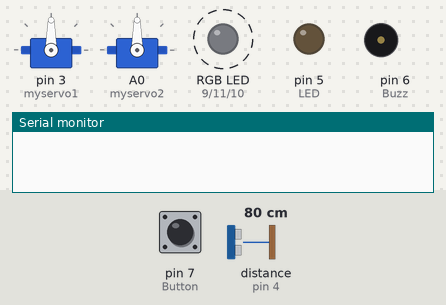
This sketch was run on a simulated Arduino Mega 2560, built with avr-gcc and run on an emulated ATmega2560. On the bench: 2 × servo, an RGB LED mixed from three pins (HIGH = lit), output pins drawn as LEDs (lit = HIGH), buzzer (waves = sounding), the last lines printed to the serial monitor. Dashed ring = blinking. The inputs (shaded band) are chosen by the test bench; at power-on: pin 7 (Button) HIGH, distance to the obstacle (sensor on pin 4) 80 cm. The echo pulse lasts 58.3 µs per cm; pins used as bus, display or sensor lines are not drawn.

Above: at 2.25 s.
2.8 s: pin 7 (Button) pulled LOW for 1 s
At 4.3 s:
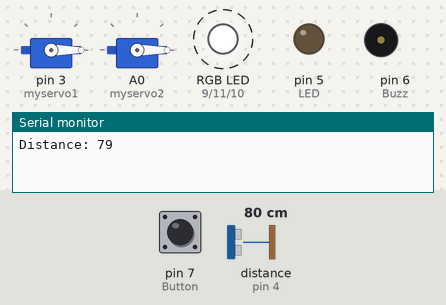
5.8 s: distance to the obstacle (sensor on pin 4) set to 2 cm
At 6.19 s:
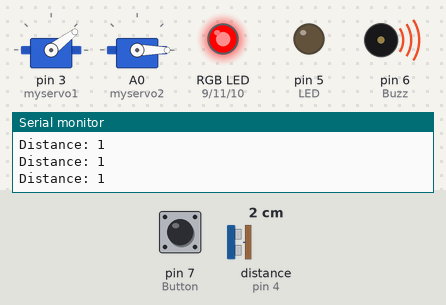
8.8 s: distance to the obstacle (sensor on pin 4) set to 18 cm
At 9.7 s:
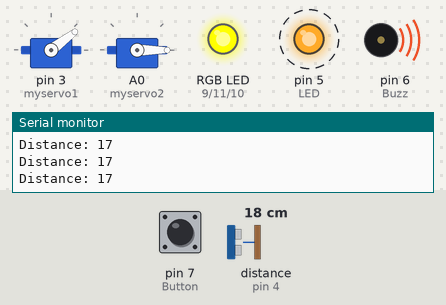
11.8 s: distance to the obstacle (sensor on pin 4) set to 35 cm
At 12.68 s:
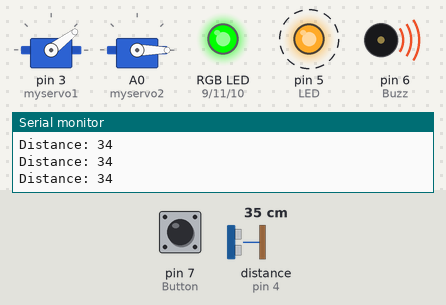
14.8 s: distance to the obstacle (sensor on pin 4) set to 4 cm
At 15.69 s:
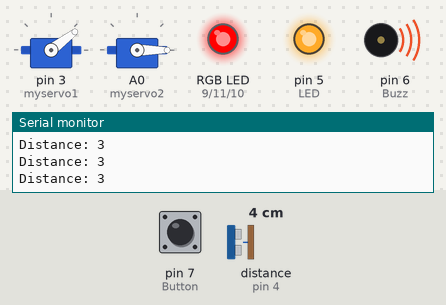
17.8 s: distance to the obstacle (sensor on pin 4) set to 60 cm
At 18.04 s:
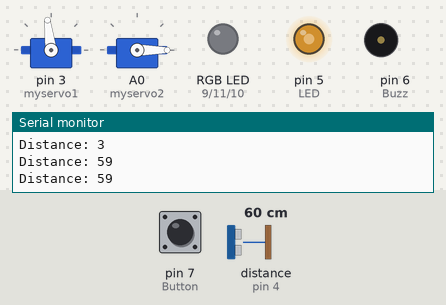
Timing chart, 0 to 23.9 s (numbered marks = the images above; inputs shaded):
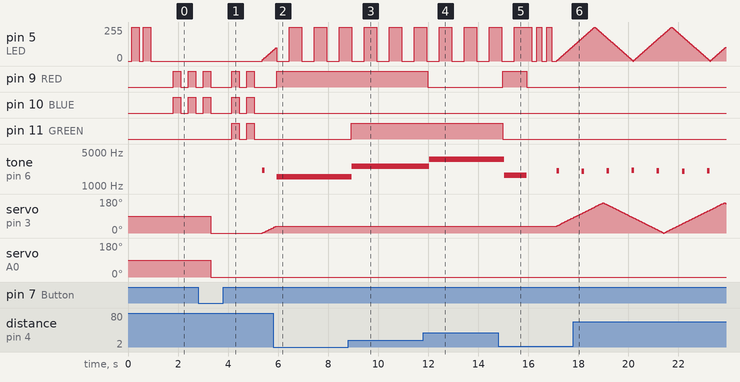

Measured:
- after the input at 2.8 s, pin 5 (LED): moves from 0/255 to 80/255 over 0.43 s, starting after 2.6 s; pin 11 (GREEN): alternates HIGH for 0.30 s and LOW for 0.30 s, 4 changes in all, then stays LOW, starting after 1.4 s; tone on pin 6 (Buzz): silent → 2100 Hz after 2.6 s, → silent 0.10 s later
- after the input at 5.8 s, pin 9 (RED): LOW → HIGH after 0.14 s; servo on pin 3 (myservo1): goes on until 5.9 s, then stays 37°
- after the input at 8.8 s, pin 11 (GREEN): LOW → HIGH after 0.13 s; tone on pin 6 (Buzz): 1560 Hz → 2520 Hz after 0.14 s
- after the input at 11.8 s, pin 9 (RED): HIGH → LOW after 0.19 s; tone on pin 6 (Buzz): 2520 Hz → 3540 Hz after 0.24 s
- after the input at 14.8 s, pin 9 (RED): LOW → HIGH after 0.18 s, → LOW 0.96 s later; pin 11 (GREEN): HIGH → LOW after 0.18 s instead of 1.1 s
- after the input at 17.8 s, pin 9 (RED): stays LOW (without the input it goes to HIGH after 1.3 s)

The sketch:

Ultrasonic_Radar.ino
```cpp
#include "Globals.h"

Modes Shifter = BASIC;                   //this controls the Shifting of the States
Power Control = TURN_OFF;                //this controls the Power Supply (default: POWERED OFF)
Basic_States CurrentState = SCANNING;     // this controls the States
Modes lastShifterState = BASIC;          // keeping track of states
FlashColour currentFlashColor = PURPLE;  // the glow for the RGB when state changes occur

void setup() {
  pinMode(LED, OUTPUT);  //defining the pin outs

  pinMode(Trig, OUTPUT);
  pinMode(Echo, INPUT);

  pinMode(Buzz, OUTPUT);

  pinMode(Button, INPUT_PULLUP);
  buttonState = digitalRead(Button);
  lastButtonState = buttonState;

  pinMode(RED, OUTPUT);
  pinMode(GREEN, OUTPUT);
  pinMode(BLUE, OUTPUT);

  myservo1.attach(3);
  myservo2.attach(A0);

  analogWrite(LED, 0);  //blinking action of the blue LED on startup
  delay(150);

  analogWrite(LED, 255);
  delay(300);

  analogWrite(LED, 0);
  delay(150);

  analogWrite(LED, 255);
  delay(300);

  analogWrite(LED, 0);
  delay(600);

  Serial.begin(115200);  //the baud rate
}

void loop() {

  if (!Started) {
    isFlashing = true;  // to show that the RGB will now start flashing
    currentFlashColor = PURPLE;
    lastShifterState = Shifter;
    Started = true;
  }

  if (isFlashing) {
    Startup();            //this function controls the RGB LED
    analogWrite(LED, 0);  //to keep the blue LED when the RGB is flashing
    noTone(Buzz);         //keeping the Buzzer off
    return;               //basically a reset
  }

  ProcessButton();  //self-explanatory

  if (CheckPowerOff()) {
    return;
  }

  else if (isWakingUp) {  //after a reset(clicking the button but not holding it)
    isWakingUp = false;
    isFlashing = true;
    currentFlashColor = WHITE;
    lastShifterState = Shifter;
  }

  else if (Shifter != lastShifterState) {
    isFlashing = true;
    if (Shifter == BASIC) {
      currentFlashColor = PURPLE;
    } else if (Shifter == ADVANCED) {
      currentFlashColor = VARY_COLOR; // A varied color to highlight the significantly different mode from the BASIC mode
    }
    lastShifterState = Shifter;
  }

  DistanceRead(); // Reads the distance and displays it on the serial monitor
  if(Shifter == BASIC){
    StateSwitcherBasic(); //used to switch the States from BASIC to ADVANCED
  }

  switch (Shifter) {
    case BASIC:
      switch (CurrentState) {
        case (SCANNING):
          LED_Fade(); // fades the LED's nonstop
          ServoSwerve(); // controls the movement of the Servo
          Turn_Off_RGB(); // self-understood
          Sonar(); //A pinging sonar like sound
          break;
        case (SENSING):
          AlertTone(); // a distance based pinging noise which varies from 1500 to 4500 hz in frequency
          LED_Blink(); // a constant blinking of the LED every half a second
          DangerSense(); // Distance based LED Color shift
          break;
        case (TRANSITION):
          Clearing(); // to clear up all the variables
          break;
        case BUFFER: // A two second buffer window in which SENSING can't be triggered
          Turn_Off_RGB();
          ServoSwerve();
          LED_Fade();
          Sonar();
          break;
      }

      break;
    case ADVANCED:
      Dual_ServoSwerve();
      Turn_Off_RGB();
      analogWrite(LED,0);
      break;
  }
}

void ServoSwerve() {

  if ((millis() - servoTimer) >= servoInterval) {  //servo scans for 0° - 160° in 15ms interval between each angle interval
    servoTimer = millis();

    myservo1.write(angle[0]); //to move the servo

    angle[0] += direction[0]; // to increment the angle

    if (angle[0] <= 0) { // constrains the servo to a fixed angle of 0° - 160°
      angle[0] = 0;
      direction[0] = 1;
    }

    if (angle[0] >= 160) {
      angle[0] = 160;
      direction[0] = -1;
    }
  }
}

void AlertTone() {
  static unsigned long toneTimer = 0;
  if (millis() - toneTimer >= 100) {
    toneTimer = millis();
    buzzvalue = map(distance, 50, 0, 4500, 1500);  //the buzzer buzzes from a distance of 50cm to 0cm with a variable frquency from 4500 to 1500hz
    if (distance < 50) {
      tone(Buzz, buzzvalue);
    }
  }
}

void DistanceRead() {

  if (millis() - trigtime >= Scanninginterval) {  //gives the sensor a total interval of 50 milliseconds (non blocking)

    trigtime = millis();  //starts the countdown of the sensor

    digitalWrite(Trig, LOW);
    delayMicroseconds(2);

    digitalWrite(Trig, HIGH);
    delayMicroseconds(10);

    digitalWrite(Trig, LOW);  //sends out a ultrasonic pulse

    unsigned long CurrentDuration = pulseIn(Echo, HIGH, 15000); /*timeout of the reading if
    more than 15000 microseconds have passed */

    long CurrentDistance = 999;  // default

    if (CurrentDuration > 0) {
      CurrentDistance = (0.0343 * CurrentDuration) / 2;  // distance formula
    }

    readings[readIndex] = CurrentDistance;  // putting the readings into the array
    readIndex++;                            //incrementation

    if (readIndex >= Read_Num) {
      readIndex = 0;  // resetting the position of adder
    }

    static long sorted[Read_Num];  //sorted array definition

    int validreadings = 0;  // internal variable to keep track of the median filter
    for (int i = 0; i < Read_Num; i++) {
      if (readings[i] != 999) {
        sorted[validreadings] = readings[i];
        validreadings++;  //copying the normal readings into an unsorted array
      }
    }

    if (validreadings == 0) {
      distance = 999;  //edge case
    }

    else {
      for (int i = 1; i < validreadings; i++) {  //insertion sorting
        long key = sorted[i];
        int j = i - 1;
        while (j >= 0 && sorted[j] > key) {
          sorted[j + 1] = sorted[j];
          j--;
        }
        sorted[j + 1] = key;
      }
      if (validreadings % 2 == 1) {
        distance = sorted[validreadings / 2];  //median filtering by finding which is the median
      } else {
        distance = ((sorted[(validreadings / 2) - 1]) + (sorted[validreadings / 2])) / 2;
      }
    }
    Serial.print("Distance: ");
    Serial.println(distance);
  }
}

void StateSwitcherBasic() {
  if (bufferStarted) {
    CurrentState = BUFFER;
    if (millis() - bufferTimer >= bufferInterval) { //a buffer window for a duration of 2 seconds in which SENSING can't be triggered at all
      bufferStarted = false;
      Objectsensed = 0;
      transitionStarted = false;
      CurrentState = SCANNING;
    }
    return;
  }

  if (distance <= 50) { //if the object is within 50 cm
    if (Objectsensed == 0) {
      Objectsensed = millis(); // timer starts
    }

    if ((millis() - Objectsensed) < 10000 && !transitionStarted) {
      CurrentState = SENSING; // for 10 seconds, the sensor tracks the distance from the sensor
    } else { // if the object stays after 10 seconds
      if (!transitionStarted) {
        transtimer = millis(); //keep track of the transition
        ledtimer = millis(); //keep track of LED blinking
        transitionStarted = true;
        CurrentState = TRANSITION;
      }

      CurrentState = TRANSITION;
      if (millis() - transtimer < transInterval) {
        if (millis() - ledtimer >= ledInterval) {
          ledtimer = millis();
          value = (value == 0) ? 255 : 0;
          analogWrite(LED, value); // blinking action, which means it's going back into SCANNING mode
        }
      } else {
        transitionStarted = false;
        bufferStarted = true;
        bufferTimer = millis();
        CurrentState = BUFFER; //buffer window starts
      }
    }
  }

  else if (distance > 50 && Objectsensed > 0) { // if the object leaves within 10 seconds
    if (!transitionStarted) {
      transitionStarted = true;
      transtimer = millis();
      ledtimer = millis();
      CurrentState = TRANSITION;
    }

    CurrentState = TRANSITION;
    if (millis() - transtimer < transInterval) {
      if (millis() - ledtimer >= ledInterval) {
        ledtimer = millis();
        value = (value == 0) ? 255 : 0;
        analogWrite(LED, value);
      }
    } else {
      transitionStarted = false;
      bufferStarted = true;
      bufferTimer = millis();
      CurrentState = BUFFER; //same logic as before
    }
  }

  else {
    Objectsensed = 0;
    transitionStarted = false;
    CurrentState = SCANNING; //default window
  }
}

void Sonar() {
  /*this function works as follows, assuming starting time is 0, it will buzz at a frequency of 1500. then, after 100ms
  it will go silent for 900ms and then start buzzing at 1000ms and so on*/
  if ((millis() - pingTimer) >= pingInterval) {
    pingTimer = millis();
    pingRange += pingPusher;
    if (pingRange >= 2100) {
      pingRange = 2100;
      pingPusher = -50;
    } else if (pingRange <= 2000) {
      pingRange = 2000;
      pingPusher = 50;
    }
    tone(Buzz, pingRange);
    pingPause = millis();
  }

  if (millis() - pingPause >= pingBounce) {
    noTone(Buzz);
  }
}
```

Advanced_Functions.ino
```cpp
void Dual_ServoSwerve() {
  if (modeShifted && servoReset == true) {
    servoReset = false;

    angle[0] = 0;
    angle[1] = 160;
    direction[0] = 1;
    direction[1] = -1;

    myservo1.write(angle[0]);
    myservo2.write(angle[1]);

    quickScanDone = false;
    servoTimer = millis();
    quickTimer = millis();
    return;
  }

  unsigned long currentInterval = quickScanDone ? servoInterval : (servoInterval * 2/3);

  if (!quickScanDone && (millis() - quickTimer >= quickInterval)) {
    quickScanDone = true;
  }

  if (millis() - servoTimer >= currentInterval) {
    servoTimer = millis();

    for (int i = 0; i < 2; i++) {
      angle[i] += direction[i];
      if (angle[i] <= 0) {
        angle[i] = 0;
        direction[i] = 1;
      } else if (angle[i] >= 160) {
        angle[i] = 160;
        direction[i] = -1;
      }
    }

    myservo1.write(angle[0]);
    myservo2.write(angle[1]);
  }
}
```

Globals.h
```cpp
#ifndef GLOBALS_H
#define GLOBALS_H

#include <Servo.h>
const int LED = 5;   // defining the LED Pin no's as well as the amount of glow
const int Buzz = 6;  //defining the pin no's for the buzzer, echo and trigger pin for the ultrasonic sensor
const int Trig = 2;
const int Echo = 4;
const int Button = 7;  // defining the Pin no. for the button and
const int RED = 9;     //defining the pins for the RGB LED
const int GREEN = 11;
const int BLUE = 10;

bool isReset = false;  //to keep track of resets(short button presses of less than 4s)
bool servoReset = false;

const int bufferInterval = 2000;  //This is the amount of time after Sensing has been initiated for which the SCANNING mode will NOT be disengaged
unsigned long bufferTimer = 0;    // to keep track of the buffer timer
bool bufferStarted = false;

int value = 0;  // to control the glow amount
int fade = 5;   // to control the amount by which the glow increases or decreases

bool isWakingUp = false;  //to keep track of the system as it Resets
bool Started = false;     //When the system has just been turned ON

Servo myservo1;  //defining the servo object
Servo myservo2;

unsigned long buttonPressed = 0;  //how long the button has been pressed for
const int buttonInterval = 50;    // debounce window
bool lastButtonState = HIGH;
bool buttonState = HIGH;  //the default state of the system is ON

unsigned long modeTimer = 0;    //to keep track of how long the button has been pressed for the Mode Switch
const int modeInterval = 4000;  // it takes 4 seconds of the button being held down to switch modes
const int resetInterval = 1500;
bool modeShifted = false;       //to keep track of Shifts
bool lastModeButton = HIGH;     // to keep track of Shifts

unsigned long flashTimer = 0;    // Tracks the 2-second flash window
const int flashInterval = 1800;  // 1.8 seconds

int stepRange = 255 * 3;
int rgbValue[3] = { 0, 0, 0 };
int stepCounter = 0;
unsigned long colorStepTimer = 0;

bool isFlashing = false;  // Lockout flag during the flash duration

int buzzvalue = 0;  //used for defining the frequency at which the buzzer buzzes at

unsigned long Objectsensed = 0;   //to keep track of how long the object has been in sensing range
unsigned long ledtimelapsed = 0;  //to keep track of the blinking of the LED

const byte Read_Num = 5;                                // the size of the array
long readings[Read_Num] = { 999, 999, 999, 999, 999 };  //creation of an array in order to store the data values
byte readIndex = 0;                                     //to keep track of the position of the array

long duration = 0;         //duration of the ultrasonic sensor signals
int distance = 999;        //initial default state
int previousdistance = 0;  //keeping a track of the previous distances

unsigned long pingTimer = 0;    // how long it has been since the previous ping
const int pingInterval = 1000;  // amount of time between pings
unsigned long pingPause = 0; // how long the current ping has started for
static int pingPusher = 50; //how much to increase the frequency of the buzzer
static int pingRange = 2000; // range of the pinging
const int pingBounce = 100; //how long each ping lasts

unsigned long int trigtime = 0;                 //keeping track of the sensor triggers
const unsigned long int Scanninginterval = 65;  // interval for the ultrasonic sensor

float angle[2] = {0,160};      // angle for servo
float direction[2] = {1,-1};  //controlling the direction of the servo
const int servoInterval = 15;
unsigned long servoTimer = 0;  //keeping track of how long it has been since last servo movement
const int quickInterval = 6400;
unsigned long quickTimer = 0;
const byte maxAngle = 160;
const byte minAngle = 0;
bool quickScanDone;

static unsigned long transtimer = 0;    //timer to keep track of how long it has been since 10 seconds have passed
static unsigned long ledtimer = 0;      // timer to keep track of the blinking of the LED post state change
static bool transitionStarted = false;  // state change operator
const int transInterval = 1200;         // time to transition from SCANNING to SENSING
const int ledInterval = 200;            //time between blinks

bool currentButton;  //to keep track of the current state of the button

unsigned long switchblinker = 0;
bool ledState;
bool flashStarted;
const int blinkInterval = 300;

enum Basic_States {  //All the different states of the system
  SCANNING,
  SENSING,
  TRANSITION,
  BUFFER
};

enum Power {  // To control the Power Supply of the system
  TURN_ON = true,
  TURN_OFF = false
};

enum Modes {  // The two different modes of the system
  BASIC,
  ADVANCED
};

enum FlashColour {  // The different colours that the system can take
  PURPLE,
  VARY_COLOR,
  WHITE
};

enum Advanced_States{

};

#endif
```

LED_Functions.ino
```cpp
void LED_Blink() {
  if (millis() - ledtimelapsed >= 500) {  // every half a second it blinks
    ledtimelapsed = millis();             //start the countdown
    value = (value == 0) ? 255 : 0;  // confining the values to HIGH or LOW
    analogWrite(LED, value);
  }
}

void LED_Fade() {
  static unsigned long fadeTimer = 0;
  if (millis() - fadeTimer >= 30) {
    fadeTimer = millis();
    value = constrain(value + fade, 0, 255);
    if (value <= 0) {
      fade = 5;
    } else if (value >= 255) {
      fade = -5;
    }
    analogWrite(LED, value); // it takes 1.53 seconds for the led to go to max brightness and vice versa
  }
}

// Helper function: Converts a 0-255 Hue value into fully saturated RGB PWM values
void fillHue(byte hue, byte &r, byte &g, byte &b) {
  byte region = hue / 43;
  byte remainder = (hue - (region * 43)) * 6;

  byte q = 255 - remainder;
  byte t = remainder;

  switch (region) {
    case 0:
      r = 255;
      g = t;
      b = 0;
      break;  // Red -> Yellow
    case 1:
      r = q;
      g = 255;
      b = 0;
      break;  // Yellow -> Green
    case 2:
      r = 0;
      g = 255;
      b = t;
      break;  // Green -> Cyan
    case 3:
      r = 0;
      g = q;
      b = 255;
      break;  // Cyan -> Blue
    case 4:
      r = t;
      g = 0;
      b = 255;
      break;  // Blue -> Magenta
    default:
      r = 255;
      g = 0;
      b = q;
      break;  // Magenta -> Red
  }
}

void Startup() {
  if (!flashStarted) {
    flashStarted = true;
    flashTimer = millis();
    switchblinker = millis();
    colorStepTimer = millis();
    ledState = false;

    stepCounter = 0;  // Will represent Hue (0 to 255)
  }

  // 1. Blink timer for discrete modes (PURPLE / WHITE)
  if (millis() - switchblinker >= blinkInterval) {
    switchblinker = millis();
    ledState = !ledState;
  }

  // 2. Smooth Rainbow Hue Sweep for VARY_COLOR
  if (currentFlashColor == VARY_COLOR) {
    // Step hue every 6ms (255 steps * 6ms = ~1.5s rainbow sweep)
    if (millis() - colorStepTimer >= 6) {
      colorStepTimer = millis();
      if (stepCounter < 255) {
        stepCounter++;
      }
    }

    byte r, g, b;
    fillHue((byte)stepCounter, r, g, b);

    analogWrite(RED, r);
    analogWrite(GREEN, g);
    analogWrite(BLUE, b);
  }
  // 3. Discrete Blinking Colors
  else if (ledState) {
    switch (currentFlashColor) {
      case PURPLE:
        analogWrite(RED, 255);
        analogWrite(GREEN, 0);
        analogWrite(BLUE, 255);
        break;

      case WHITE:
        analogWrite(RED, 255);
        analogWrite(GREEN, 255);
        analogWrite(BLUE, 255);
        break;
    }
  } else {
    analogWrite(RED, 0);
    analogWrite(GREEN, 0);
    analogWrite(BLUE, 0);
  }

  // 4. Timer Expiration
  unsigned long activeInterval = isReset ? resetInterval : flashInterval;

  if (millis() - flashTimer >= activeInterval) {
    isFlashing = false;
    flashStarted = false;
    isReset = false;

    analogWrite(RED, 0);
    analogWrite(GREEN, 0);
    analogWrite(BLUE, 0);
  }
}

void Turn_Off_RGB() {
  analogWrite(RED, 0);
  analogWrite(GREEN, 0);
  analogWrite(BLUE, 0);
}

void DangerSense() {
  //this function allows us to use the LED's to show how far the object is from the sensor
  if (distance <= 50 && distance > 30) {
    analogWrite(RED, 0);
    analogWrite(GREEN, 255);
    analogWrite(BLUE, 0);
  }
  if (distance <= 30 && distance > 15) {
    analogWrite(RED, 255);
    analogWrite(GREEN, 255);
    analogWrite(BLUE, 0);
  }
  if (distance < 15) {
    analogWrite(RED, 255);
    analogWrite(GREEN, 0);
    analogWrite(BLUE, 0);
  }
}
```

Source omitted: Power_Functions.ino (2369 bytes)
